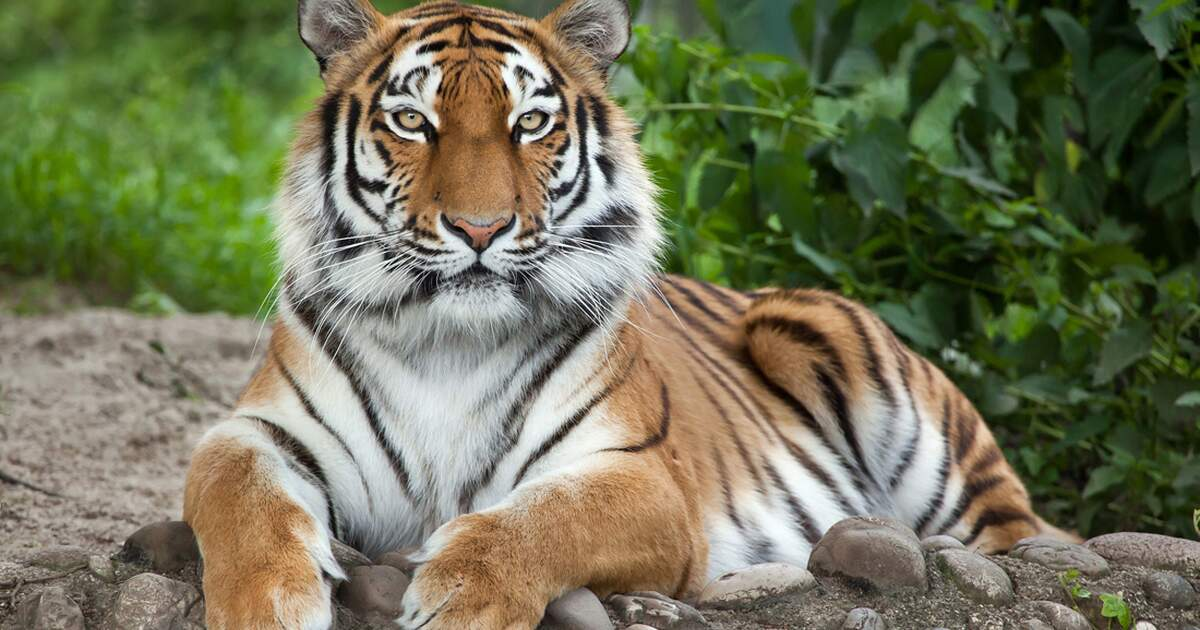
#> input picture 5.jpg, 1200 x 630 px
$ python Affine_warp.py
#> lines starting #> are read from the running program, lines starting #| are printed output that depends on the picture
import cv2
import numpy as np

#Read
img = cv2.imread('5.jpg')
#> img is the input picture: shape (630, 1200, 3); mean B, G, R 86.1, 114.6, 112.3
height,width = img.shape[:2]
#> height = 630; width = 1200

#Affine transform (include translation, rotation, scale)
pts1 = np.float32([[50,50],[200,50],[50,200]])
pts2 = np.float32([[10,100],[200,50],[100,250]])

M_off = cv2.getAffineTransform(pts1,pts2) #compute affine transformation

print("Computed affine transform matrix:", M_off)

img_off = cv2.warpAffine(img,M_off, (width,height))
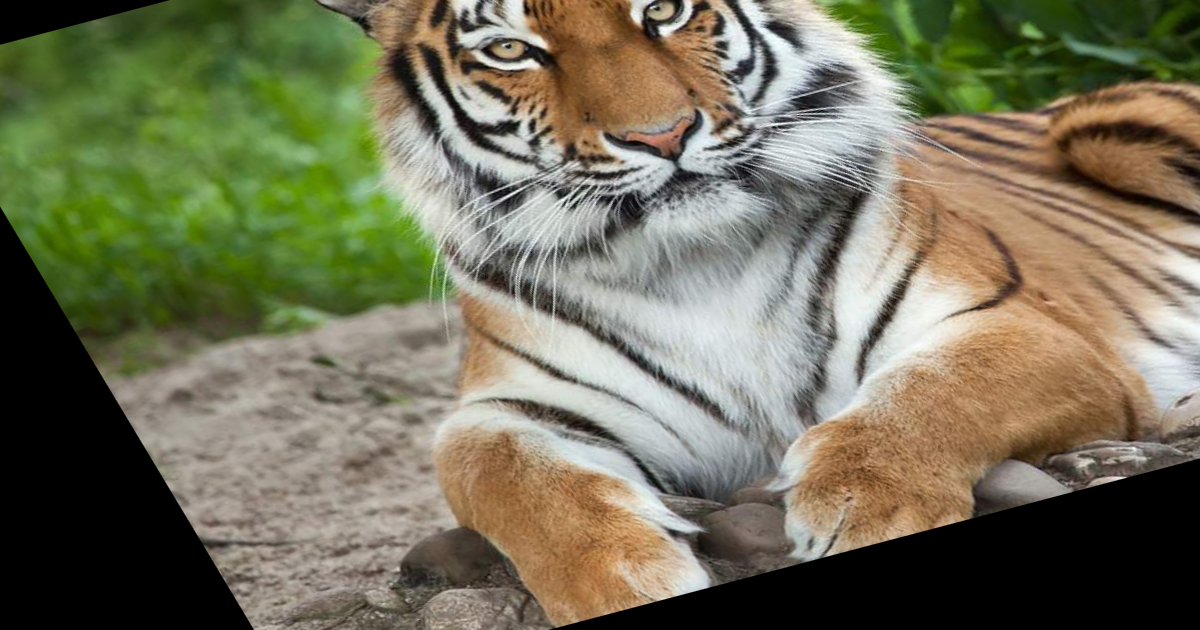
#> img_off: shape (630, 1200, 3); mean B, G, R 88.9, 113.2, 115.7

cv2.imwrite("Affine_warp.png", img_off)
